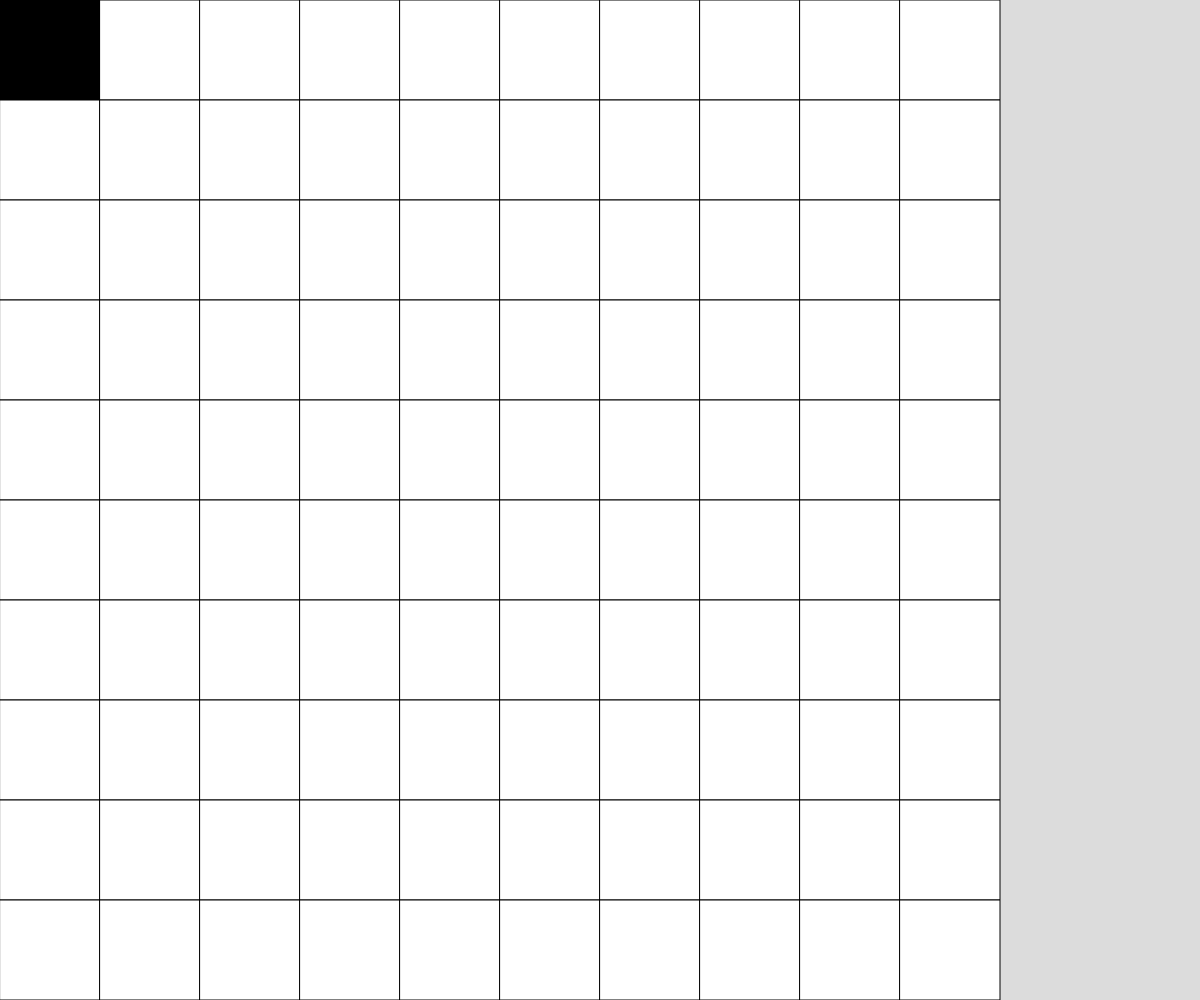
Frame 1 (no input)
Frame 60 (no input): identical to frame 1, image omitted
Frame 120 (the mouse pressed at the canvas centre since frame 60): identical to frame 1, image omitted

The p5.js sketch that drew this single still picture (run headless with seeded random() and noise() and a simulated clock; from frame 60 on, the mouse is pressed at the canvas centre):

// p5.js sketch
// ── sketch.js
// Project Title
// Your Name
// Date
//
// Extra for Experts:
// - describe what you did to take this project "above and beyond"



let cellSize;
const SQUARE_DIMENSIONS = 10;
let grid;
let thePlayer = {
  x:0,
  y:0,
};
const PLAYER = 1;
let cols;
let rows;
let x;
let y;


function setup() {
  createCanvas(windowWidth, windowHeight);

  //make the largest square that fits
  if (height > width) {
    cellSize = width / SQUARE_DIMENSIONS;
  }
  else {
    cellSize = height / SQUARE_DIMENSIONS;
  }
  grid = generateGrid(SQUARE_DIMENSIONS, SQUARE_DIMENSIONS);
  grid[thePlayer.y][thePlayer.x] = PLAYER;


}

function draw() {
  background(220);

  displayGrid();
  // shiftPositions();

}

function keyPressed() {

  if (key ==="e"){
    grid = generateGrid(SQUARE_DIMENSIONS,SQUARE_DIMENSIONS);
  }
}

function displayGrid() {
  for (let y = 0; y < SQUARE_DIMENSIONS; y++) {
    for (let x = 0; x < SQUARE_DIMENSIONS; x++) {
      if (grid[y][x] === 1) {
        fill("black");
      }
      else if (grid[y][x] === 0) {
        fill("white");
      }
      rect(x * cellSize, y * cellSize, cellSize, cellSize);
    }
  }
}

function generateGrid(cols, rows) {
  let newGrid = [];
  for (let y = 0; y < rows; y++) {
    newGrid.push([]);
    for (let x = 0; x < cols; x++) {
      newGrid[y].push(0);
    }
  }
  return newGrid;
}

function shiftPositions(){
  if (x<cols&&y<rows&&grid[y][x] === 0){
    let oldX = x;
    let oldY = y;
    

  }
}
// ── style.css
html {
  margin: 100;
  padding: 100;
  

}
body{
  position: absolute;
  top:50%;
  left: 50%;
  transform: translate(-50%,-50%);
  background-color: black;

}

canvas {
  display: block;
}
